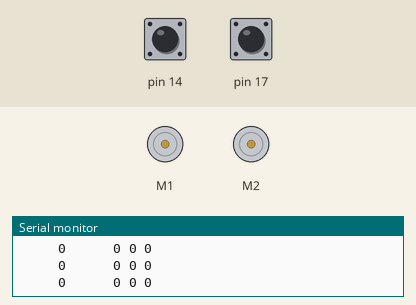
The sketch below on a simulated Arduino Leonardo, built with avr-gcc and run on an emulated ATmega32U4. Parts: 2 × DC motor (green arrow = forward, orange = backward, longer = faster), the last lines printed to the serial monitor. The test bench sets the inputs (shaded band); at power-on: pin 14 HIGH, pin 17 HIGH.

Above: at 1.2 s.
1.3 s: pin 14 pulled LOW for 0.15 s
At 1.37 s:
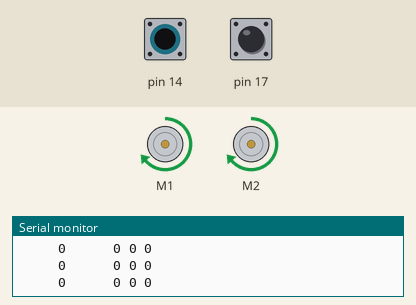
2.9 s: pin 17 pulled LOW for 0.15 s
At 2.97 s:
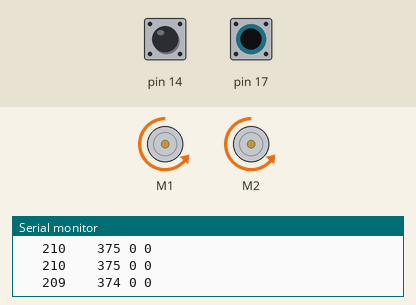
4.5 s: pin 14 pulled LOW for 1 s
At 6.2 s:
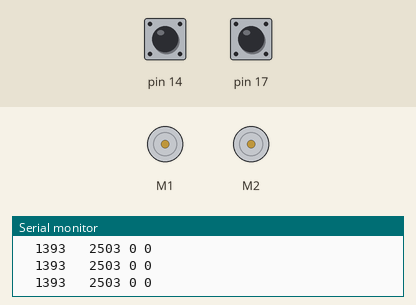
7.0 s: pin 17 pulled LOW for 3.2 s
At 7.4 s:
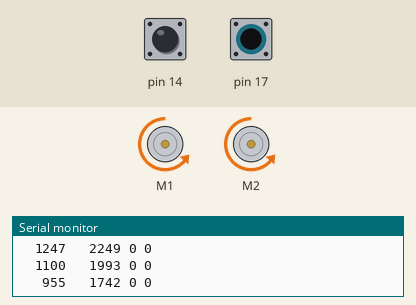
11.7 s: pin 14 pulled LOW for 3.2 s
At 12.1 s:
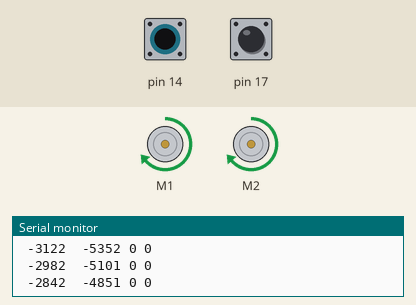
Timing chart, 0 to 16.4 s (numbered marks = the images above; inputs shaded):
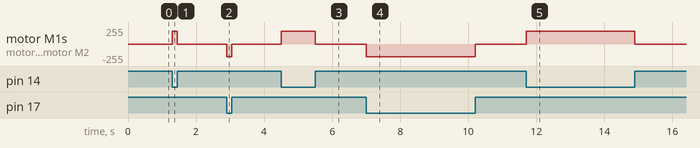

Measured:
- after the input at 1.3 s, motor M1, motor M2: stopped → forward 191/255 at once, → stopped 0.15 s later
- after the input at 2.9 s, motor M1, motor M2: stopped → backward 191/255 at once, → stopped 0.15 s later
- after the input at 4.5 s, motor M1, motor M2: stopped → forward 191/255 at once, → stopped 1.0 s later
- after the input at 7.0 s, motor M1, motor M2: stopped → backward 191/255 at once, → stopped 3.2 s later
- after the input at 11.7 s, motor M1, motor M2: stopped → forward 191/255 at once, → stopped 3.2 s later

The sketch:

Encoders.ino
```cpp
// This program shows how to read the encoders on the Romi 32U4.
// The encoders can tell you how far, and in which direction each
// motor has turned.
//
// You can press button A on the Romi to drive both motors
// forward at full speed.  You can press button C to drive both
// motors in reverse at full speed.
//
// Encoder counts are printed to the LCD and to the serial
// monitor.
//
// On the LCD, the top line shows the counts from the left
// encoder, and the bottom line shows the counts from the right
// encoder.  Encoder errors should not happen, but if one does
// happen then the buzzer will beep and an exclamation mark will
// appear temporarily on the LCD.
//
// In the serial monitor, the first and second numbers represent
// counts from the left and right encoders, respectively.  The
// third and fourth numbers represent errors from the left and
// right encoders, respectively.

#include <Romi32U4.h>

Romi32U4Encoders encoders;
Romi32U4Buzzer buzzer;
Romi32U4Motors motors;
Romi32U4ButtonA buttonA;
Romi32U4ButtonC buttonC;

const char encoderErrorLeft[] PROGMEM = "!<c2";
const char encoderErrorRight[] PROGMEM = "!<e2";

char report[80];

void setup()
{

}

void loop()
{
  static uint8_t lastDisplayTime;
  static uint8_t displayErrorLeftCountdown = 0;
  static uint8_t displayErrorRightCountdown = 0;

  if ((uint8_t)(millis() - lastDisplayTime) >= 100)
  {
    lastDisplayTime = millis();

    int16_t countsRight = encoders.getCountsRight();
    int16_t countsLeft = encoders.getCountsLeft();

    bool errorLeft = encoders.checkErrorLeft();
    bool errorRight = encoders.checkErrorRight();

    if(encoders.checkErrorLeft())
    {
      // An error occurred on the left encoder channel.
      // Display it on the LCD for the next 10 iterations and
      // also beep.
      displayErrorLeftCountdown = 10;
      buzzer.playFromProgramSpace(encoderErrorLeft);
    }

    if(encoders.checkErrorRight())
    {
      // An error occurred on the left encoder channel.
      // Display it on the LCD for the next 10 iterations and
      // also beep.
      displayErrorRightCountdown = 10;
      buzzer.playFromProgramSpace(encoderErrorRight);
    }


    // Send the information to the serial monitor also.
    snprintf_P(report, sizeof(report),
        PSTR("%6d %6d %1d %1d"),countsLeft,
        countsRight, errorLeft, errorRight);
    Serial.println(report);
  }

  if (buttonA.isPressed())
  {
    motors.setSpeeds(300, 300);
  }
  else if (buttonC.isPressed())
  {
    motors.setSpeeds(-300, -300);
  }
  else
  {
    motors.setSpeeds(0, 0);
  }
}
```
